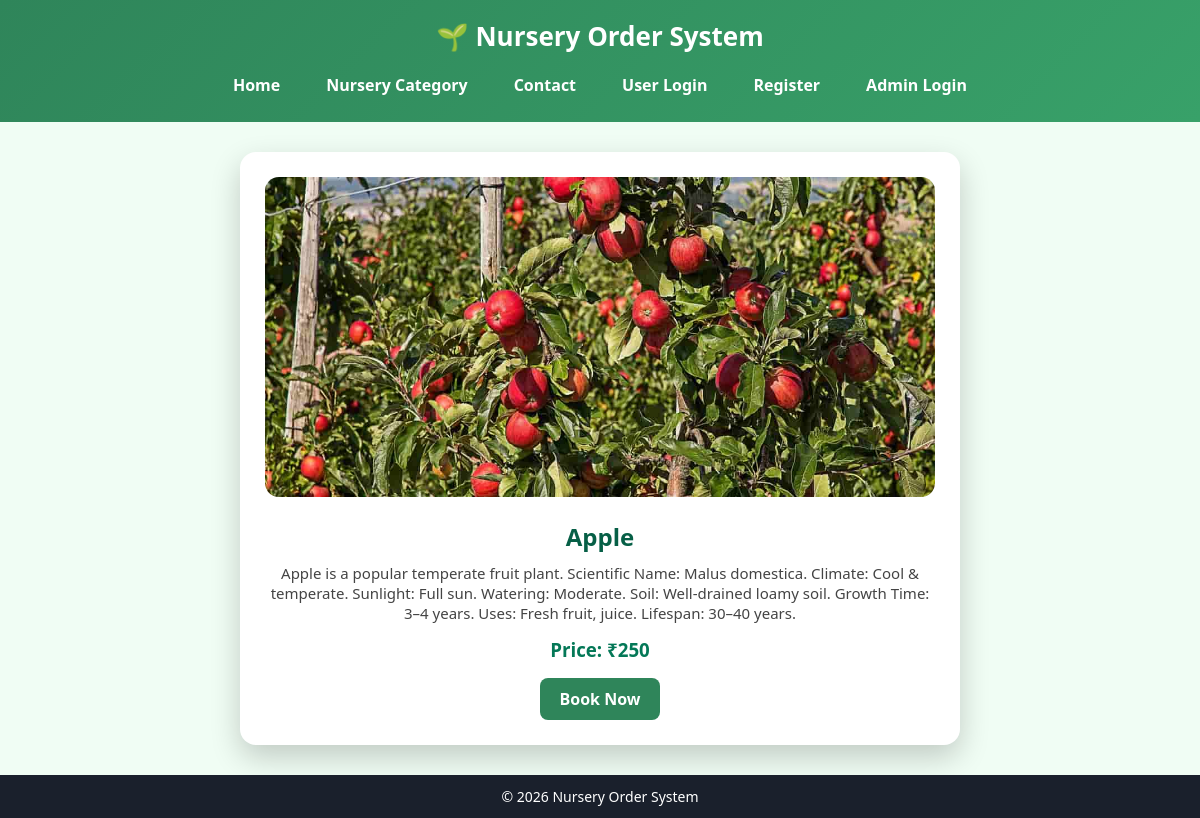
/plant/2, run on the app's committed database.
### tables this page shows
CREATE TABLE plants (
    id INTEGER PRIMARY KEY AUTOINCREMENT,
    category TEXT,
    name TEXT,
    price INTEGER,
    image TEXT,
    description TEXT
);

### app.py (the view)
@app.route("/plant/<int:id>")
def plant_detail(id):
    con = db()
    cur = con.cursor()
    cur.execute("SELECT * FROM plants WHERE id=?", (id,))
    plant = cur.fetchone()
    con.close()
    return render_template("plant_detail.html", plant=plant)

### app.py (called while the page is built)
def db():
    return sqlite3.connect("database.db")

### templates/plant_detail.html
{% extends "base.html" %}
{% block content %}
<link rel="stylesheet" href="{{ url_for('static', filename='plant_detail.css') }}">
<div class="detail">
    <img src="/static/images/{{ plant[4] }}">
    <h2>{{ plant[2] }}</h2>
    <p>{{ plant[5] }}</p>
    <h3>Price: ₹{{ plant[3] }}</h3>
    <a href="/book/{{ plant[0] }}">Book Now</a>
</div>
{% endblock %}

### static/style.css (style rules this page uses)
* { margin: 0; padding: 0; box-sizing: border-box; font-family: "Segoe UI", Arial, sans-serif; }
body { background: #f0fdf4; min-height: 100vh; display: flex; flex-direction: column; }
h2 { text-align: center; margin-bottom: 20px; }

### static/plant_detail.css (style rules this page uses)
.detail { max-width: 720px; margin: auto; background: white; padding: 25px; border-radius: 16px; box-shadow: 0 12px 30px rgba(0, 0, 0, 0.2); text-align: center; }
.detail img { width: 100%; max-height: 320px; object-fit: cover; border-radius: 14px; margin-bottom: 18px; }
.detail h2 { color: #065f46; margin-bottom: 10px; }
.detail p { font-size: 15px; color: #444; margin-bottom: 14px; }
.detail h3 { color: #047857; margin-bottom: 16px; }
.detail a { display: inline-block; padding: 10px 20px; background: #2f855a; color: white; text-decoration: none; border-radius: 8px; font-weight: 600; }

### data on the page
plants: image (picture), name "Apple", description "Apple is a popular temperate fruit plant. Scientific Name: Malus domestica. Climate: Cool & temperate. Sunlight: Full sun. Watering: Moderate. Soil: Well-drained loamy soil. Growth Time: 3–4 years. Uses: Fresh fruit, juice. Lifespan: 30–40 years.", price "250"
